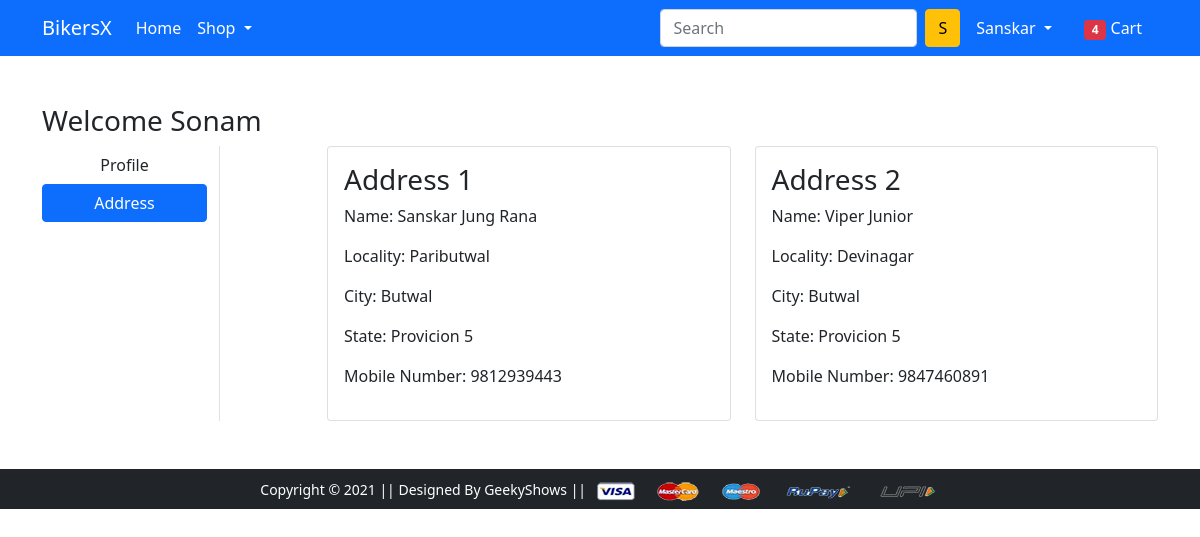
The page /address/ (signed in) on the database its author committed.
### app/models.py (models this page shows, shortened)
class Customer(models.Model):
    user = models.ForeignKey(User, on_delete=models.CASCADE)
    name = models.CharField(max_length=200)
    locality = models.CharField(max_length=200)
    city = models.CharField(max_length=50)
    zipcode = models.IntegerField()
    contactNumber = models.IntegerField()
    state = models.CharField(choices = STATE_CHOICE, max_length=20)

### app/views.py (the view)
# urls.py: path('address/', views.address, name='address'),
@login_required
def address(request):
    add = Customer.objects.filter(user=request.user)
    context = {
        'add':add,
        'active':'btn-primary',
    }
    return render(request, 'app/address.html',context)

### app/templates/app/address.html
{% extends 'app/base.html' %} {% load static %} {% block title %}Address{% endblock title %} {% block main-content %}
<div class="container my-5">
    <div class="row">
        <h3>Welcome Sonam</h3>
        <div class="col-sm-2 border-end">
            <ul class="list-unstyled">
                <li class="d-grid"><a href="{% url 'profile' %}" class="btn">Profile</a></li>
                <li class="d-grid"><a href="{% url 'address' %}" class="btn {{active}}">Address</a></li>
            </ul>
        </div>
        <div class="col-sm-9 offset-sm-1">
            <div class="row">
                {% for add in add %}
                <div class="col-sm-6">
                    <div class="card">
                        <div class="card-body">
                            <h3>Address {{add.id}}</h3>
                            <p>Name: {{ add.name }}</p>
                            <p>Locality: {{ add.locality }}</p>
                            <p>City: {{ add.city }}</p>
                            <p>State: {{ add.state }}</p>
                            <p>Mobile Number: {{ add.contactNumber }}</p>
                        </div>
                    </div>
                </div>
                {% endfor %}
            </div>
        </div>
    </div>
</div>
{% endblock main-content %}

### app/templates/app/base.html (shortened to what this page needs)
<!doctype html> {% load static %}
<html lang="en">
<head>
    <link href="https://cdn.jsdelivr.net/npm/bootstrap@5.0.0-beta1/dist/css/bootstrap.min.css" rel="stylesheet">
    <link rel="stylesheet" href="{% static 'app/css/owl.carousel.min.css' %}">
    <link rel="stylesheet" href="{% static 'app/css/all.min.css' %}">
    <link rel="stylesheet" href="{% static 'app/css/style.css' %}">
</head>
<body>
    <nav class="navbar navbar-expand-lg navbar-dark bg-primary">
        <div class="container">
            <a class="navbar-brand" href="/">BikersX</a>
            <div class="collapse navbar-collapse" id="navbarSupportedContent">
                <ul class="navbar-nav me-auto mb-2 mb-lg-0">
                    <li class="nav-item">
                        <a class="nav-link active" aria-current="page" href="/">Home</a>
                    </li>
                    <li class="nav-item dropdown">
                        <a class="nav-link dropdown-toggle text-white" href="#" id="electronicsDropdown" role="button" data-bs-toggle="dropdown" aria-expanded="false">
               Shop
             </a>
                    </li>
                </ul>
                <form class="d-flex">
                    <input class="form-control me-2" type="search" placeholder="Search" aria-label="Search">
                    <button class="btn btn-warning" type="submit">S</button>
                </form>
                <div>
                    <ul class="navbar-nav me-auto mb-2 mb-lg-0">
                        {% if request.user.is_authenticated %}
                        <li class="nav-item dropdown mx-2">
                            <a class="nav-link dropdown-toggle text-white" href="#" id="profileDropdown" role="button" data-bs-toggle="dropdown" aria-expanded="false">
               {{user}}
              </a>
                        </li>
                        <li class="nav-item mx-2">
                            <a href="{% url 'showcart' %}" class="nav-link text-white"><span class="badge bg-danger">4</span> Cart </a>
                        </li>
                        {% endif %}
                    </ul>
                </div>
            </div>
        </div>
    </nav>
    {% block banner_slider %} {% endblock banner_slider %} {% block livesale %} {% endblock livesale %} {% block main-content %} {% endblock main-content %}
    <footer class="container-fluid bg-dark text-center p-2 mt-5">
        <small class="text-white">Copyright &copy; 2021 || Designed By GeekyShows || </small>
        <img src="{% static 'app/images/payment.png' %}" alt="" srcset="" class="img-fluid" height="2px">
    </footer>
</body>
</html>

### rows shown on the page
Customer: id "1", name "Sanskar Jung Rana", locality "Paributwal", city "Butwal", state "Provicion 5", contactNumber "9812939443"
Customer: id "2", name "Viper Junior", locality "Devinagar", city "Butwal", state "Provicion 5", contactNumber "9847460891"

### other values the page prints
{{ user }} "Sanskar"
